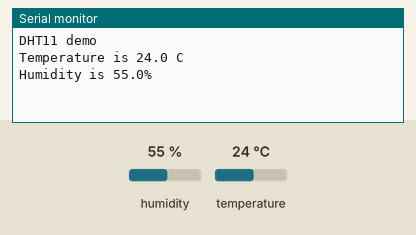
Simulated run of this sketch. Board: Arduino Uno, built with avr-gcc and run on an emulated ATmega328P. Parts: the last lines printed to the serial monitor. The test bench sets the inputs (shaded band); at power-on: humidity 55 %, temperature 24 °C.

Above: at 2.2 s.
2.3 s: humidity set to 22 %
At 3.9 s:
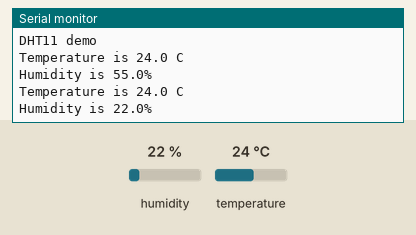
5.6 s: temperature set to 12 °C
At 7.2 s:
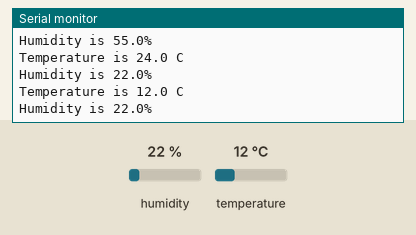
8.9 s: humidity set to 40 %
At 11.5 s:
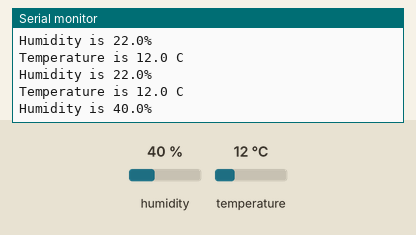
Timing chart, 0 to 13.0 s (numbered marks = the images above; inputs shaded):
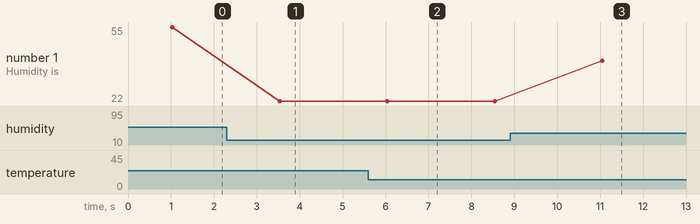

The sketch:

dht11.ino
```cpp
#include <DHT.h>

DHT dht;

void setup(){
  Serial.begin(9600);
  dht.setup(3);
  Serial.println("DHT11 demo");
  delay(1000);
}

void loop(){
  float temperature = dht.getTemperature();
  float humidity = dht.getHumidity();
  Serial.print("Temperature is ");
  Serial.print(temperature, 1);
  Serial.println(" C");
  Serial.print("Humidity is ");
  Serial.print(humidity, 1);
  Serial.println("%");
  delay(2500);
}
```

Measured:
- after the input at 2.3 s, the serial monitor: prints a new line after 1.2 s (image 1)
- after the input at 5.6 s, the serial monitor: prints a new line after 0.42 s (image 2)
- after the input at 8.9 s, the serial monitor: prints a new line after 2.2 s (image 3)
- plotted number 1: 55 → 22 after the input at 2.3 s, 22 → 40 after the input at 8.9 s
